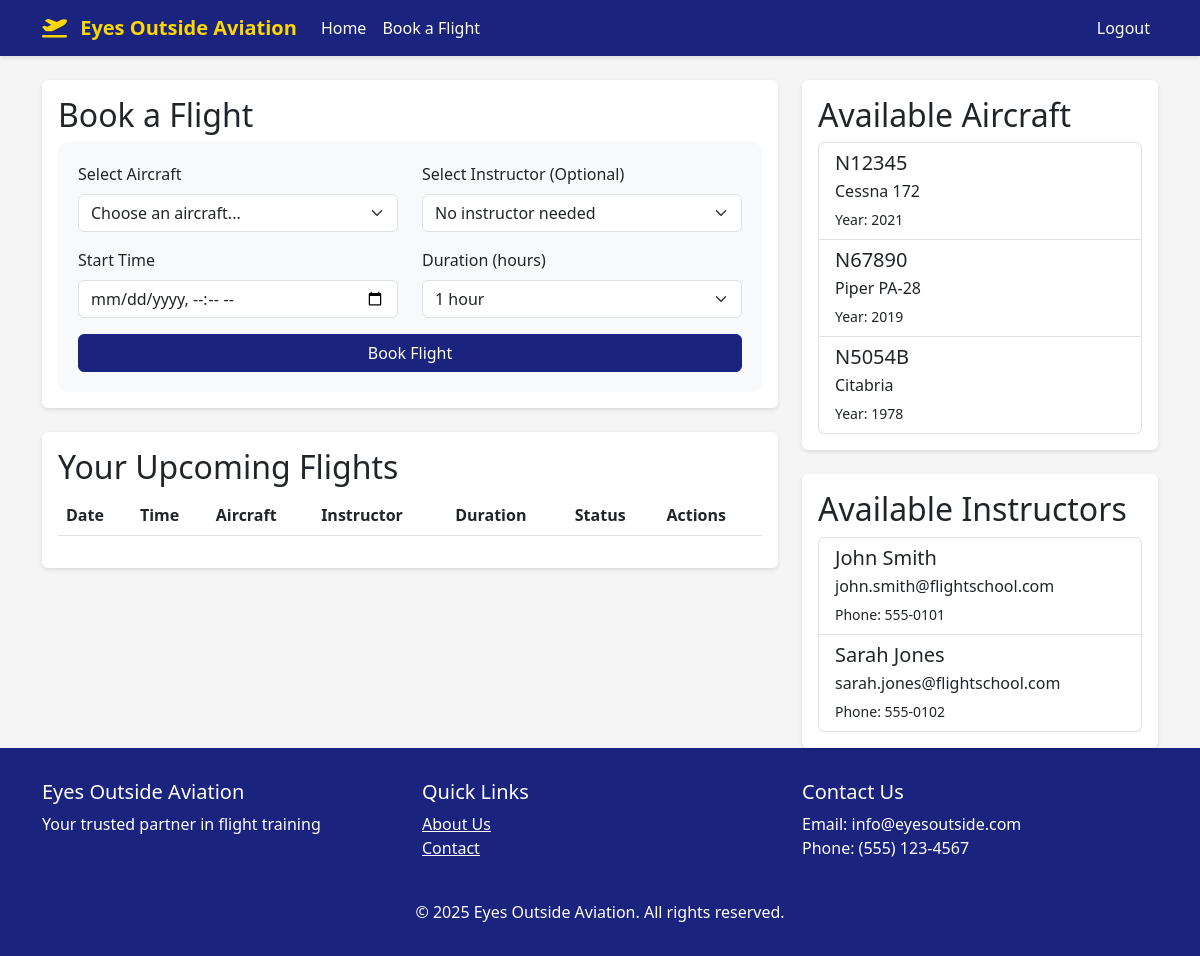
Page /booking/dashboard (signed in) on the earlier database version.
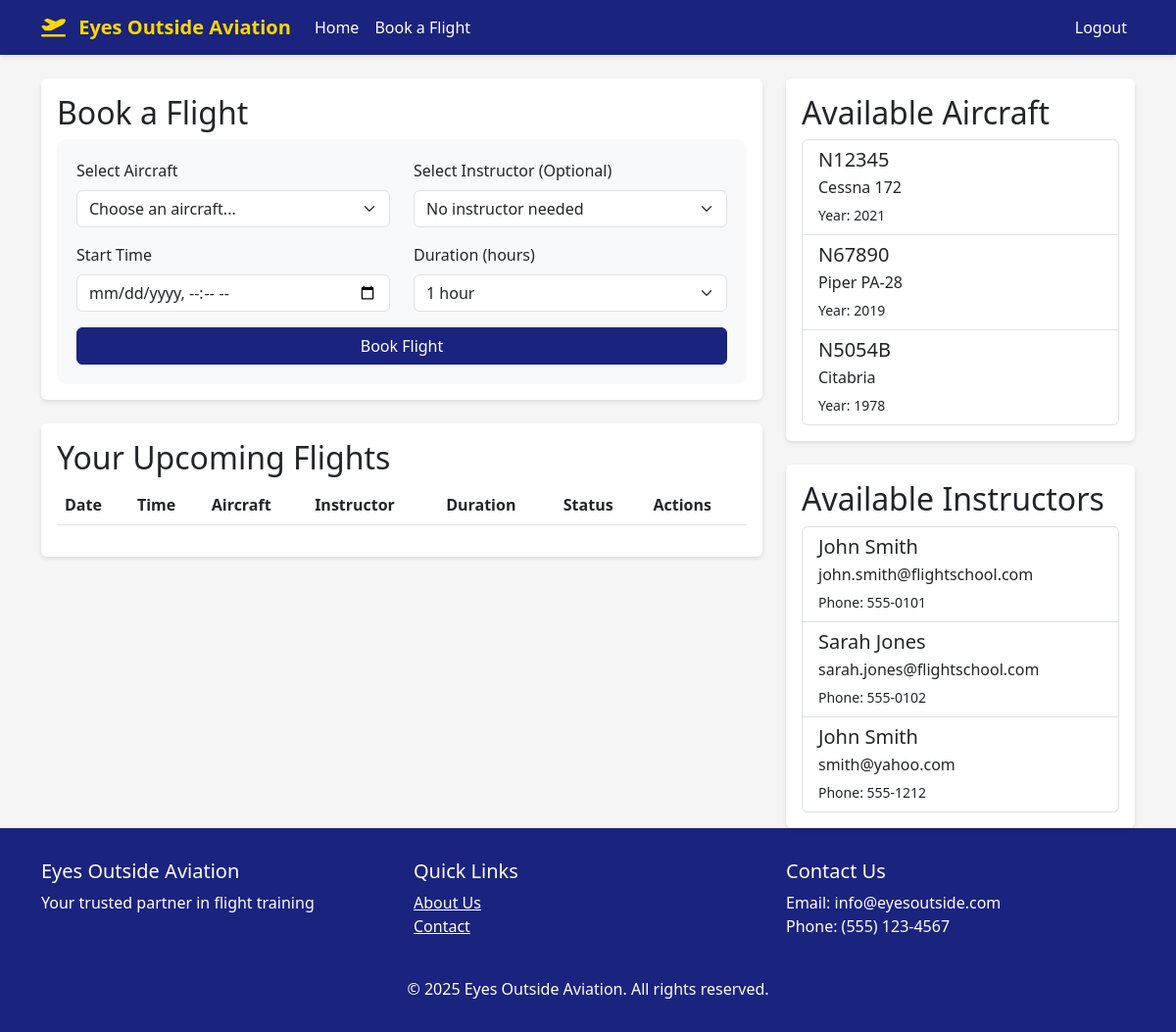
Same page on the later database version.
### app/models.py (models this page shows, shortened)
class Aircraft(db.Model):
    id = db.Column(db.Integer, primary_key=True)
    tail_number = db.Column(db.String(10), unique=True, nullable=False)
    make_model = db.Column(db.String(100), nullable=False)
    year = db.Column(db.Integer)
    status = db.Column(db.String(20), default='available')  # available, maintenance, retired
    created_at = db.Column(db.DateTime, default=datetime.utcnow)
    bookings = db.relationship('Booking', backref='aircraft', lazy='dynamic')

class User(UserMixin, db.Model):
    id = db.Column(db.Integer, primary_key=True)
    email = db.Column(db.String(120), unique=True, nullable=False)
    first_name = db.Column(db.String(64))
    last_name = db.Column(db.String(64))
    name = db.Column(db.String(128))  # Full name, computed from first_name and last_name
    phone = db.Column(db.String(20))
    address = db.Column(db.String(256))
    password_hash = db.Column(db.String(128))
    is_admin = db.Column(db.Boolean, default=False)
    is_instructor = db.Column(db.Boolean, default=False)
    student_id = db.Column(db.String(20), unique=True)
    certificates = db.Column(db.String(200))
    status = db.Column(db.String(20), default='active')  # active, unavailable, inactive
    created_at = db.Column(db.DateTime, default=datetime.utcnow)
    bookings_as_student = db.relationship('Booking', backref='student', lazy='dynamic',
                                        foreign_keys='Booking.student_id')
    bookings_as_instructor = db.relationship('Booking', backref='instructor', lazy='dynamic',
                                           foreign_keys='Booking.instructor_id')

### app/routes/booking.py (the view)
@bp.route('/dashboard')
@login_required
def dashboard():
    aircraft = Aircraft.query.filter_by(status='available').all()
    instructors = User.query.filter(User.certificates.isnot(None)).all()  # Get users with certificates (instructors)
    user_bookings = Booking.query.filter_by(student_id=current_user.id).order_by(Booking.start_time).all()
    return render_template('booking/dashboard.html',
                         aircraft=aircraft,
                         instructors=instructors,
                         bookings=user_bookings)

### app/__init__.py (called while the page is built)
def create_app(config_class=Config):
    app = Flask(__name__)
    app.config.from_object(config_class)
    db.init_app(app)
    login_manager.init_app(app)
    mail.init_app(app)
    migrate.init_app(app, db)
    login_manager.login_view = 'auth.login'
    login_manager.login_message = 'Please log in to access this page.'
    from app.routes import auth, admin, booking, main
    app.register_blueprint(auth.bp, url_prefix='/auth')
    app.register_blueprint(admin.bp, url_prefix='/admin')
    app.register_blueprint(booking.bp, url_prefix='/booking')
    app.register_blueprint(main.bp)
    @app.context_processor
    def utility_processor():
        return {'now': datetime.now()}
    with app.app_context():
        db.create_all()
        db.session.commit()
    return app

@login_manager.user_loader
def load_user(id):
    return User.query.get(int(id))

### app/templates/booking/dashboard.html (shortened to what this page needs)
{% extends "base.html" %}
{% block extra_css %}
<link href="https://cdn.jsdelivr.net/npm/flatpickr/dist/flatpickr.min.css" rel="stylesheet">
{% endblock %}
{% block content %}
<div class="row">
    <div class="col-md-8">
        <div class="card mb-4">
            <div class="card-body">
                <h2 class="card-title">Book a Flight</h2>
                <form method="POST" action="{{ url_for('booking.create_booking') }}" class="booking-form">
                    <div class="row">
                        <div class="col-md-6 mb-3">
                            <label for="aircraft_id" class="form-label">Select Aircraft</label>
                            <select class="form-select" id="aircraft_id" name="aircraft_id" required>
                                <option value="">Choose an aircraft...</option>
                            </select>
                        </div>
                        <div class="col-md-6 mb-3">
                            <label for="instructor_id" class="form-label">Select Instructor (Optional)</label>
                            <select class="form-select" id="instructor_id" name="instructor_id">
                                <option value="">No instructor needed</option>
                            </select>
                        </div>
                    </div>
                    <div class="row">
                        <div class="col-md-6 mb-3">
                            <label for="start_time" class="form-label">Start Time</label>
                            <input type="datetime-local" class="form-control" id="start_time" name="start_time" required>
                        </div>
                        <div class="col-md-6 mb-3">
                            <label for="duration" class="form-label">Duration (hours)</label>
                            <select class="form-select" id="duration" name="duration" required>
                                <option value="1">1 hour</option>
                            </select>
                        </div>
                    </div>
                    <div class="d-grid">
                        <button type="submit" class="btn btn-primary">Book Flight</button>
                    </div>
                </form>
            </div>
        </div>
        <div class="card">
            <div class="card-body">
                <h2 class="card-title">Your Upcoming Flights</h2>
                <div class="table-responsive">
                    <table class="table">
                        <thead>
                            <tr>
                                <th>Date</th>
                                <th>Time</th>
                                <th>Aircraft</th>
                                <th>Instructor</th>
                                <th>Duration</th>
                                <th>Status</th>
                                <th>Actions</th>
                            </tr>
                        </thead>
                    </table>
                </div>
            </div>
        </div>
    </div>
    <div class="col-md-4">
        <div class="card">
            <div class="card-body">
                <h2 class="card-title">Available Aircraft</h2>
                <div class="list-group">
                    {% for aircraft in aircraft %}
                    <div class="list-group-item">
                        <h5 class="mb-1">{{ aircraft.tail_number }}</h5>
                        <p class="mb-1">{{ aircraft.make_model }}</p>
                        <small>Year: {{ aircraft.year }}</small>
                    </div>
                    {% endfor %}
                </div>
            </div>
        </div>
        <div class="card mt-4">
            <div class="card-body">
                <h2 class="card-title">Available Instructors</h2>
                <div class="list-group">
                    {% for instructor in instructors %}
                    <div class="list-group-item">
                        <h5 class="mb-1">{{ instructor.first_name }} {{ instructor.last_name }}</h5>
                        <p class="mb-1">{{ instructor.email }}</p>
                        <small>Phone: {{ instructor.phone }}</small>
                    </div>
                    {% endfor %}
                </div>
            </div>
        </div>
    </div>
</div>
{% endblock %}

### app/templates/base.html (shortened to what this page needs)
<!DOCTYPE html>
<html lang="en">
<head>
    <link href="https://cdn.jsdelivr.net/npm/bootstrap@5.3.0/dist/css/bootstrap.min.css" rel="stylesheet">
    <link href="https://cdnjs.cloudflare.com/ajax/libs/font-awesome/6.0.0/css/all.min.css" rel="stylesheet">
    {% block extra_css %}{% endblock %}
</head>
<body>
    <nav class="navbar navbar-expand-lg navbar-dark">
        <div class="container">
            <a class="navbar-brand" href="{{ url_for('main.index') }}">
                <i class="fas fa-plane-departure me-2"></i>
                Eyes Outside Aviation
            </a>
            <div class="collapse navbar-collapse" id="navbarNav">
                <ul class="navbar-nav me-auto">
                    <li class="nav-item">
                        <a class="nav-link" href="{{ url_for('main.index') }}">Home</a>
                    </li>
                    {% if current_user.is_authenticated %}
                        {% if current_user.is_admin %}
                            <li class="nav-item">
                                <a class="nav-link" href="{{ url_for('admin.admin_dashboard') }}">Admin Dashboard</a>
                            </li>
                        {% else %}
                            <li class="nav-item">
                                <a class="nav-link" href="{{ url_for('booking.dashboard') }}">Book a Flight</a>
                            </li>
                        {% endif %}
                    {% endif %}
                </ul>
                <ul class="navbar-nav">
                    {% if current_user.is_authenticated %}
                        <li class="nav-item">
                            <a class="nav-link" href="{{ url_for('auth.logout') }}">Logout</a>
                        </li>
                    {% endif %}
                </ul>
            </div>
        </div>
    </nav>
    <div class="container mt-4">
        {% block content %}{% endblock %}
    </div>
    <footer class="footer mt-auto">
        <div class="container">
            <div class="row">
                <div class="col-md-4">
                    <h5>Eyes Outside Aviation</h5>
                    <p>Your trusted partner in flight training</p>
                </div>
                <div class="col-md-4">
                    <h5>Quick Links</h5>
                    <ul class="list-unstyled">
                        <li><a href="{{ url_for('main.about') }}" class="text-white">About Us</a></li>
                        <li><a href="{{ url_for('main.contact') }}" class="text-white">Contact</a></li>
                    </ul>
                </div>
                <div class="col-md-4">
                    <h5>Contact Us</h5>
                    <p>Email: info@eyesoutside.com<br>
                    Phone: (555) 123-4567</p>
                </div>
            </div>
            <div class="row mt-4">
                <div class="col-12 text-center">
                    <p class="mb-0">&copy; {{ now.year }} Eyes Outside Aviation. All rights reserved.</p>
                </div>
            </div>
        </div>
    </footer>
</body>
</html>

### app/templates/base.html (style rules this page uses)
:root { --primary-color: #1a237e; --secondary-color: #0d47a1; --accent-color: #ffd700; }
body { font-family: 'Segoe UI', Tahoma, Geneva, Verdana, sans-serif; background-color: #f5f5f5; }
.navbar { background-color: var(--primary-color); box-shadow: 0 2px 4px rgba(0,0,0,0.1); }
.navbar-brand { color: var(--accent-color) !important; font-weight: bold; }
.nav-link { color: white !important; transition: color 0.3s ease; }
.btn-primary { background-color: var(--primary-color); border-color: var(--primary-color); }
.card { border: none; box-shadow: 0 2px 4px rgba(0,0,0,0.1); transition: transform 0.3s ease; }
.footer { background-color: var(--primary-color); color: white; padding: 2rem 0; margin-top: 3rem; }

### app/templates/booking/dashboard.html (style rules this page uses)
.booking-form { background-color: #f8f9fa; padding: 20px; border-radius: 10px; }

Differences in the rows shown:
added User: first_name "John", last_name "Smith", email "smith@yahoo.com", phone "555-1212"
